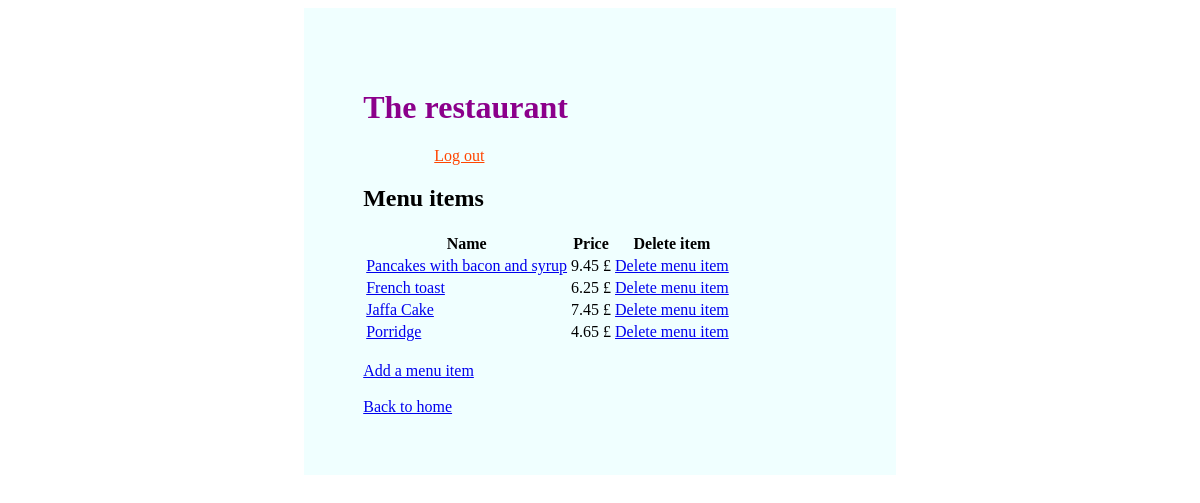
The app's page /menu_items/ (signed in) with its own data.
### inventory/models.py (models this page shows, shortened)
class MenuItem(models.Model):
    title = models.CharField(unique=True,max_length=30)
    price = models.FloatField(default=0)

### inventory/views.py (the view)
# urls.py: path("menu_items/", views.MenuView.as_view(), name='menuitems'),
class MenuView(LoginRequiredMixin, TemplateView):
    login_url ='login'
    template_name = "menu_items.html"
    def get_context_data(self, **kwargs):
        context = super().get_context_data(**kwargs)
        context["menuitems"] = MenuItem.objects.all()
        return context

### inventory/templates/menu_items.html (shortened to what this page needs)
{% extends 'base.html' %} {% load static %} {% block title %}The restaurant{% endblock %}
{% block content %}
{% load mathfilters %}
<div>
    <h2>Menu items</h2>
    <table>
      <thead>
        <tr>
          <th>Name</th>
          <th>Price</th>
          <th>Delete item</th>
        </tr>
      </thead>
      <tbody>
        {% for menu in menuitems %}
        <tr>
          <td><a href="{% url "updatemenu" menu.id %}">{{ menu.title }}</a></td>
          <td>{{ menu.price }} £</td>
          <td><a href="{% url "deletemenu" menu.id %}">Delete menu item</a></td>
        {% endfor %}
      </tbody>
    </table>
  <br>
  <a href="{% url 'addmenu'%}">Add a menu item</a>  </div>
  <br>
<a href="{% url 'home'%}">Back to home</a>
{% endblock %}

### records on screen
MenuItem: title "Pancakes with bacon and syrup", price "9.45"
MenuItem: title "French toast", price "6.25"
MenuItem: title "Jaffa Cake", price "7.45"
MenuItem: title "Porridge", price "4.65"
